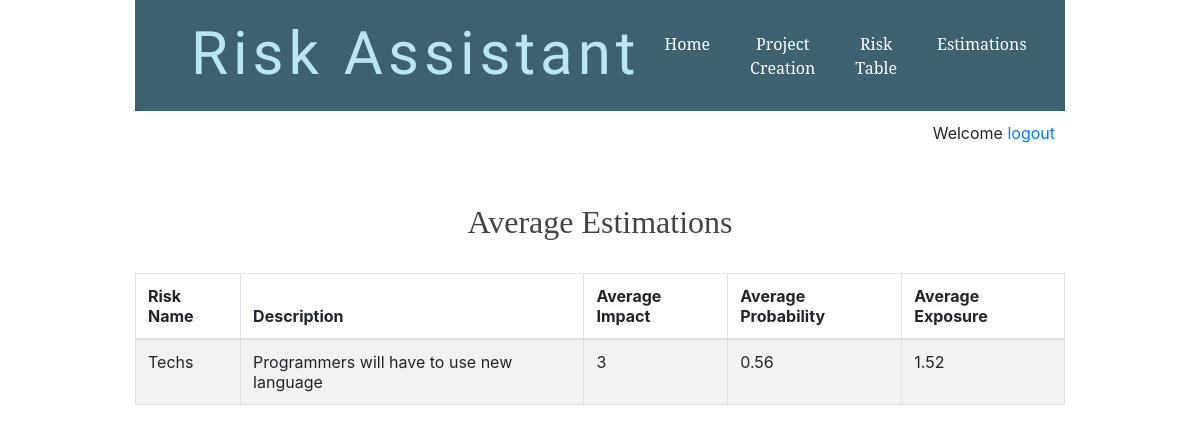
/avgEstimation.php, run on an earlier commit of the app's database.
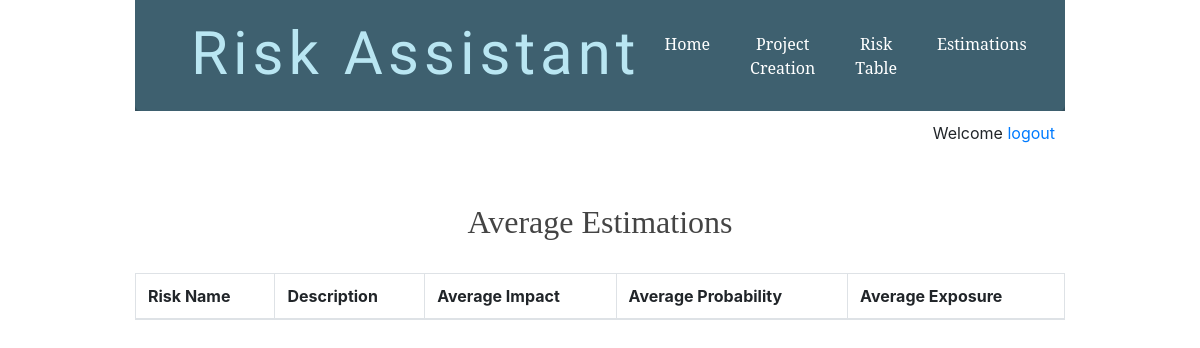
And on a later commit of the database.
### tables this page shows
CREATE TABLE `riskavg` (
  `id` int(11) NOT NULL,
  `riskName` varchar(200) NOT NULL,
  `description` varchar(200) NOT NULL,
  `impact` int(11) NOT NULL,
  `probability` decimal(3,2) NOT NULL,
  `exposure` double(5,2) NOT NULL
);

### avgEstimation.php (the view, shortened to what this page needs)
<?php require_once('config.php') ?>
<html>
 <head>
  <?php require_once( ROOT_PATH . '/includes/head_section.php') ?>
 <body>
  <div class="container">
  <?php include( ROOT_PATH . '/includes/navbar.php') ?>
  <div class="logged_in_info">
    <span>Welcome <?php echo $_SESSION['user']['username'] ?></span>
    <span><a href="logout.php">logout</a></span>
  </div>
   <br />
   <br />
   <h2 align="center">Average Estimations</h2>
   <br />
    <table class="table table-striped table-bordered">
    <thead>
     <tr>
      <th>Risk Name</th>
      <th>Description</th>
      <th>Average Impact</th>
      <th>Average Probability</th>
      <th>Average Exposure</th>
     </tr>
    </thead>
    <tbody id="table_data">
      <?php
$sql = "SELECT * FROM riskavg";
if($result = mysqli_query($conn, $sql)){
    if(mysqli_num_rows($result) > 0){
        while($row = mysqli_fetch_array($result)){
            echo "<tr>";
                echo "<td>" . $row['riskName'] . "</td>";
                echo "<td>" . $row['description'] . "</td>";
                echo "<td>" . $row['impact'] . "</td>";
                echo "<td>" . $row['probability'] . "</td>";
                echo "<td>" . $row['exposure'] . "</td>";
            echo "</tr>";
        }
        echo "</table>";
    }
} else{
    echo "ERROR: Could not able to execute $sql. " . mysqli_error($conn);
}
      ?>
    </tbody>
   </table>
  </div>
 </body>
</html>

### includes/head_section.php (shortened to what this page needs)
<html>
<head>
	<link rel="stylesheet" href="https://maxcdn.bootstrapcdn.com/bootstrap/4.0.0/css/bootstrap.min.css">
	<link rel="stylesheet" href="./static/css/public_styling.css">

### includes/navbar.php (shortened to what this page needs)
<header>
	<div class="navbar navbar-expand-lg navbar-expand-md">
		<div class="logo_div">
			<a class="navbar-brand" href="index.php"><h1>Risk Assistant</h1></a>
		</div>
		<div class="collapse navbar-collapse" id="navbarSupportedContent">
			<ul class="navbar-nav ml-auto">
				<li class="nav-item mr-4"><a class="nav-link active" href="index.php">Home</a></li>
				<li class="nav-item mr-4"><a class="nav-link active" href="projectCreation.php">Project Creation</a></li>
				<li class="nav-item mr-4"><a class="nav-link" href="RiskTable.php">Risk Table</a></li>
				<li class="nav-item mr-4"><a class="nav-link" href="RoundTable.php">Estimations</a></li>
				<li class="nav-item mr-4"><a class="nav-link" href="mitigationStrategy.php">Mitigation Strategies</a></li>
			</ul>
		</div>
	</div>
</header>

### static/css/public_styling.css (style rules this page uses)
* { margin: 0px; padding: 0px; }
html { height: 100%; box-sizing: border-box; }
body { margin: 0; }
h1, h2, h3, h4, h5, h6 { color: #444; font-family: 'Averia Serif Libre', cursive; }
a { text-decoration: none; }
ul, ol { margin-left: 40px; }
header { background-color: #334F5C; }
.container { width: 80%; margin: 0px auto; }
.navbar { margin: 0 auto; overflow: hidden; background-color: #3E606F; border-radius: 0px 0px 6px 6px; }
.navbar ul { list-style-type: none; float: right; }
.navbar ul li { float: left; font-family: 'Noto Serif', serif; }
.navbar ul li a { display: block; color: white; text-align: center; padding: 20px 28px; text-decoration: none; }
.navbar .logo_div { float: left; padding-top: 5px; padding-left: 40px; }
.navbar .logo_div h1 { color: #B9E6F2; font-size: 3em; letter-spacing: 5px; font-weight: 100; font-family: 'Tangerine', cursive; }
.logged_in_info { text-align: right; padding: 10px; }

What changed in the data, as far as the page shows it:
removed riskavg: riskName "Techs", description "Programmers will have to use new language", impact "3", probability "0.56", exposure "1.52"
